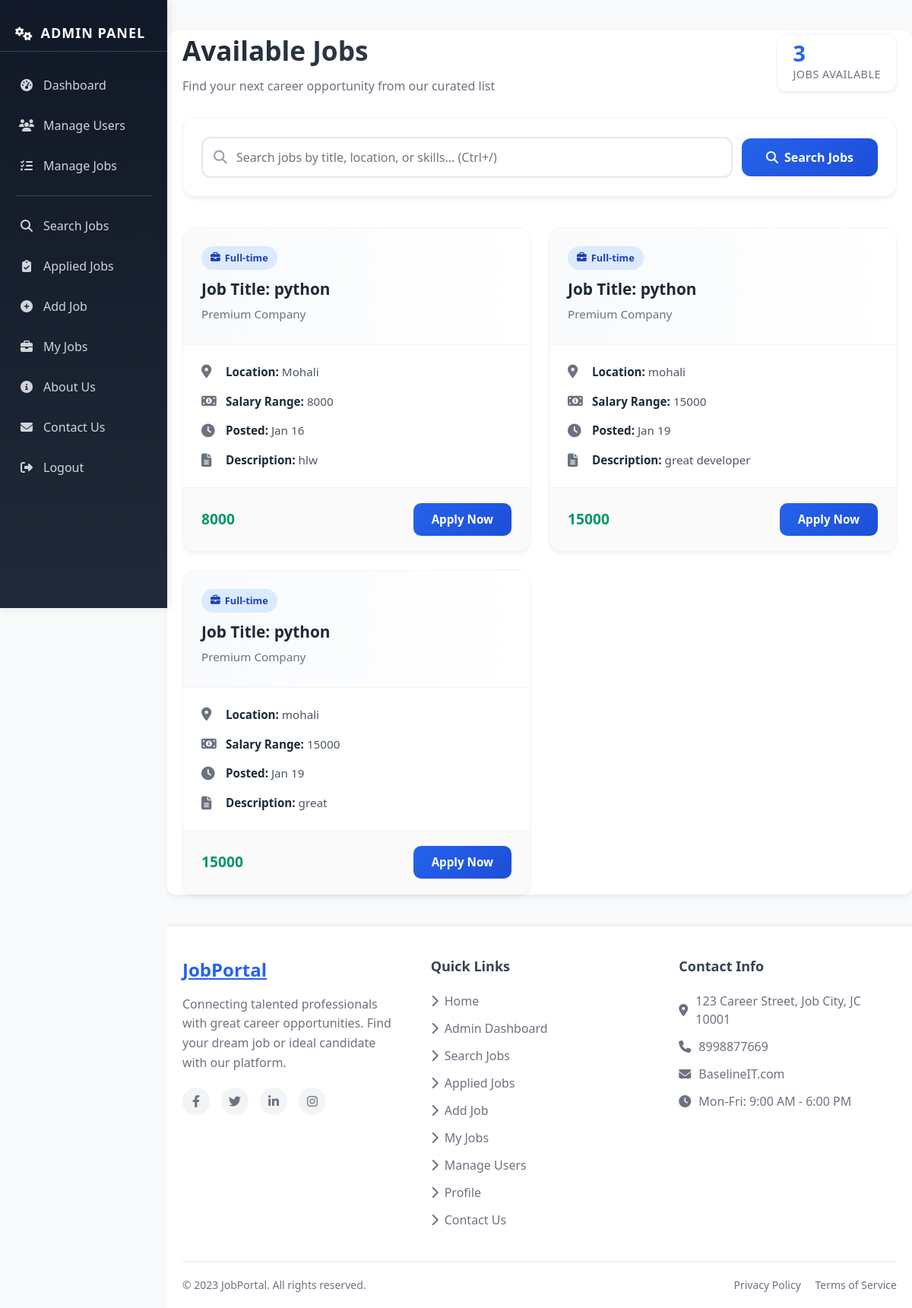
Page /jobs/list/ (signed in) on the committed database.
### jobs/models.py (models this page shows)
class Job(models.Model):
    employer = models.ForeignKey(User, on_delete=models.CASCADE)
    title = models.CharField(max_length=100)
    description = models.TextField()
    company = models.CharField(max_length=100)
    location = models.CharField(max_length=100)
    salary = models.CharField(max_length=50)
    job_type = models.CharField(max_length=50)
    created_at = models.DateTimeField(auto_now_add=True)
    is_active = models.BooleanField(default=True)

### accounts/decorators.py (the view, shortened to what this page needs)
        def wrapper(request, *args, **kwargs):
            auth_header = request.headers.get('Authorization')
            if request.user.is_authenticated:
                if request.user.is_superuser or request.user.is_staff:
                    return view_func(request, *args, **kwargs)
                if allowed_roles and request.user.role not in allowed_roles:
                    return HttpResponseForbidden("You are not authorized")
                return view_func(request, *args, **kwargs)
            if request.headers.get('Accept') == 'application/json':
                return JsonResponse({'error': 'Authentication required'}, status=401)
            return redirect('/accounts/login/')

### applications/context_processors.py (called while the page is built)
def navbar_context(request):
    if request.user.is_authenticated and request.user.role == 'employer':
        notif_count = Notification.objects.filter(user=request.user, is_read=False).count()
    else:
        notif_count = 0
    return {'notif_count': notif_count}

### jobs/views.py (called while the page is built)
@hybrid_auth_required(['jobseeker'])
def job_list(request):
    jobs = Job.objects.all()
    q = request.GET.get('q')
    if q:
        jobs = jobs.filter(title__icontains=q)
    applied_job_ids = list(
        Application.objects.filter(
            job_seeker=request.user
        ).values_list('job_id', flat=True)
    )
    is_api = request.headers.get('Accept') == 'application/json'
    if is_api:
        return JsonResponse({
            'jobs': list(jobs.values()),
            'applied_job_ids': applied_job_ids
        })
    return render(request, 'jobs/job_list.html', {
        'jobs': jobs,
        'applied_job_ids': applied_job_ids
    })

### templates/jobs/job_list.html (shortened to what this page needs)
{% extends "base.html" %}
{% block content %}
<div class="dashboard-container">
    <div class="dashboard-header">
        <div class="header-content">
            <h2>Available Jobs</h2>
            <p>Find your next career opportunity from our curated list</p>
        </div>
        <div class="job-count">
            <span>{{ jobs|length }}</span>
            <label>Jobs Available</label>
        </div>
    </div>
    <div class="search-section">
        <div class="search-card">
            <form method="get" class="search-form">
                <div class="search-wrapper">
                    <i class="fas fa-search search-icon"></i>
                    <input type="text"
                           name="q"
                           class="search-input"
                           placeholder="Search jobs by title, location, or skills..."
                           value="{{ request.GET.q }}"
                           aria-label="Search jobs">
                </div>
                <button type="submit" class="search-btn">
                    <i class="fas fa-search"></i>
                    Search Jobs
                </button>
            </form>
        </div>
    </div>
    {% if jobs %}
    <div class="jobs-grid">
        {% for job in jobs %}
        <div class="job-card">
            <div class="job-header">
                <span class="job-badge">
                    <i class="fas fa-briefcase"></i>
                    {{ job.type|default:"Full-time" }}
                </span>
                <h3 class="job-title">Job Title: {{ job.title }}</h3>
                <p class="job-company">{{ job.company|default:"Premium Company" }}</p>
            </div>
            <div class="job-body">
                <div class="job-details">
                    <div class="detail-item">
                        <i class="fas fa-map-marker-alt detail-icon"></i>
                        <span class="detail-text"><strong>Location:</strong> {{ job.location }}</span>
                    </div>
                    <div class="detail-item">
                        <i class="fas fa-money-bill-alt detail-icon"></i>
                        <span class="detail-text"><strong>Salary Range:</strong> {{ job.salary }}</span>
                    </div>
                    <div class="detail-item">
                        <i class="fas fa-clock detail-icon"></i>
                        <span class="detail-text"><strong>Posted:</strong> {{ job.created_at|date:"M d" }}</span>
                    </div>
                    <div class="detail-item">
                        <i class="fas fa-file-alt detail-icon"></i>
                        <span class="detail-text"><strong>Description:</strong> {{ job.description|truncatechars:150 }}</span>
                    </div>
                </div>
            </div>
            <div class="job-footer">
                <div class="job-salary">{{ job.salary }}</div>
                {% if job.id in applied_job_ids %}
                    <button class="apply-btn applied" disabled>
                        ✔ Applied
                    </button>
                {% else %}
                    <a href="{% url 'apply_job' job.id %}" class="apply-btn">
                        Apply Now
                    </a>
                {% endif %}
        </div>
        </div>
        {% endfor %}
    </div>
    {% endif %}
</div>
{% endblock %}

### templates/base.html (shortened to what this page needs)
<!DOCTYPE html>
<html lang="en">
<head>
    <link rel="stylesheet" href="https://cdnjs.cloudflare.com/ajax/libs/font-awesome/6.4.0/css/all.min.css">
</head>
<body class="{% if user.is_authenticated and user.is_superuser %}admin-logged-in{% endif %}">
    {% if user.is_authenticated and user.is_superuser %}
    <div class="admin-sidebar" id="adminSidebar">
        <h3><i class="fas fa-cogs"></i> ADMIN PANEL</h3>
        <a href="/" class="side-link">
            <i class="fas fa-tachometer-alt"></i> Dashboard
        </a>
        <a href="/admin/accounts/user/" class="side-link">
            <i class="fas fa-users"></i> Manage Users
        </a>
        <a href="/admin/jobs/" class="side-link">
            <i class="fas fa-tasks"></i> Manage Jobs
        </a>
        <hr style="border-color:#374151">
        <a href="/jobs/list/" class="side-link">
            <i class="fas fa-search"></i> Search Jobs
        </a>
        <a href="/applications/status/" class="side-link">
            <i class="fas fa-clipboard-check"></i> Applied Jobs
        </a>
        <a href="/jobs/post/" class="side-link">
            <i class="fas fa-plus-circle"></i> Add Job
        </a>
        <a href="/jobs/my_jobs/" class="side-link">
            <i class="fas fa-briefcase"></i> My Jobs
        </a>
        <a href="/applications/aboutus/" class="side-link">
            <i class="fas fa-info-circle"></i> About Us
        </a>
        <a href="/applications/contactus/" class="side-link">
            <i class="fas fa-envelope"></i> Contact Us
        </a>
        <a href="/accounts/logout/" class="side-link">
            <i class="fas fa-sign-out-alt"></i> Logout
        </a>
    </div>
    {% endif %}
    <div class="container mt-4">
        {% block content %}{% endblock %}
    </div>
    <footer class="footer">
        <div class="footer-container">
            <div class="footer-content">
                <div class="footer-section">
                    <a href="/" class="footer-logo">JobPortal</a>
                    <p class="footer-about">
                        Connecting talented professionals with great career opportunities.
                        Find your dream job or ideal candidate with our platform.
                    </p>
                    <div class="social-icons">
                        <a href="#" class="social-icon">
                            <i class="fab fa-facebook-f"></i>
                        </a>
                        <a href="#" class="social-icon">
                            <i class="fab fa-twitter"></i>
                        </a>
                        <a href="#" class="social-icon">
                            <i class="fab fa-linkedin-in"></i>
                        </a>
                        <a href="#" class="social-icon">
                            <i class="fab fa-instagram"></i>
                        </a>
                    </div>
                </div>
                <div class="footer-section">
                    <h3 class="footer-heading">Quick Links</h3>
                    <ul class="footer-links">
                        <li><a href="/"><i class="fas fa-chevron-right"></i> Home</a></li>
                        {% if user.is_authenticated %}
                            {% if user.is_superuser %}
                            <li><a href="/admin/dashboard/"><i class="fas fa-chevron-right"></i> Admin Dashboard</a></li>
                            <li><a href="/jobs/list/"><i class="fas fa-chevron-right"></i> Search Jobs</a></li>
                            <li><a href="/applications/status/"><i class="fas fa-chevron-right"></i> Applied Jobs</a></li>
                            <li><a href="/jobs/post/"><i class="fas fa-chevron-right"></i> Add Job</a></li>
                            <li><a href="/jobs/my_jobs/"><i class="fas fa-chevron-right"></i> My Jobs</a></li>
                            <li><a href="/admin/accounts/user/"><i class="fas fa-chevron-right"></i> Manage Users</a></li>
                            {% endif %}
                            <li><a href="/accounts/profile/"><i class="fas fa-chevron-right"></i> Profile</a></li>
                            <li><a href="/applications/contactus/"><i class="fas fa-chevron-right"></i> Contact Us</a></li>
                        {% endif %}
                    </ul>
                </div>
                <div class="footer-section">
                    <h3 class="footer-heading">Contact Info</h3>
                    <div class="footer-contact">
                        <p><i class="fas fa-map-marker-alt"></i> 123 Career Street, Job City, JC 10001</p>
                        <p><i class="fas fa-phone"></i> 8998877669</p>
                        <p><i class="fas fa-envelope"></i> BaselineIT.com</p>
                        <p><i class="fas fa-clock"></i> Mon-Fri: 9:00 AM - 6:00 PM</p>
                    </div>
                </div>
            </div>
            <div class="footer-bottom">
                <p>&copy; 2023 JobPortal. All rights reserved.</p>
                <div>
                    <a href="#" style="color: #6b7280; margin-right: 15px; text-decoration: none;">Privacy Policy</a>
                    <a href="#" style="color: #6b7280; text-decoration: none;">Terms of Service</a>
                </div>
            </div>
        </div>
    </footer>
</body>
</html>

### templates/base.html (style rules this page uses)
* { margin: 0; padding: 0; box-sizing: border-box; font-family: 'Segoe UI', Tahoma, Geneva, Verdana, sans-serif; }
body { background-color: #f8f9fa; color: #333; min-height: 100vh; line-height: 1.5; }
.admin-sidebar { width: 240px; background: linear-gradient(180deg, #111827 0%, #1f2937 100%); color: white; position: fixed; top: 0; left: 0; height: 100vh; padding: 20px 0; z-index: 998; overflow-y: auto; transition: all 0.3s cubic-bezier(0.4, 0, 0.2, 1); box-shadow: 2px 0 10px rgba(0, 0, 0, 0.1); }
.admin-sidebar h3 { margin-bottom: 20px; font-size: 18px; border-bottom: 1px solid #374151; padding: 10px 20px; padding-bottom: 10px; display: flex; align-items: center; gap: 10px; text-transform: uppercase; letter-spacing: 1px; }
.side-link { display: flex; align-items: center; color: #d1d5db; padding: 12px 20px; margin: 0 5px 5px 5px; border-radius: 8px; text-decoration: none; transition: all 0.2s; font-weight: 500; }
.side-link i { margin-right: 12px; width: 20px; text-align: center; font-size: 16px; }
.container.mt-4 { padding: 0px; background-color: white; border-radius: 12px; box-shadow: 0 4px 6px rgba(0, 0, 0, 0.05); margin: 20px; min-height: calc(100vh - 110px); transition: all 0.3s ease; width: calc(100% - 240px); margin-left: 240px; margin-top: 0; }
.footer { background-color: white; border-top: 1px solid #e5e7eb; margin-top: auto; padding: 40px 0 20px; width: 100%; }
body.admin-logged-in .footer { margin-left:240px; width: calc(100% - 240px); }
.footer-container { max-width: 100%; margin: 0 auto; padding: 0 20px; }
.footer-content { display: flex; flex-wrap: wrap; justify-content: space-between; gap: 40px; margin-bottom: 30px; }
.footer-section { flex: 1; min-width: 250px; }
.footer-logo { font-weight: 700; font-size: 24px; color: #2563eb; margin-bottom: 15px; display: block; }
.footer-about { color: #6b7280; line-height: 1.6; margin-bottom: 20px; }
.footer-heading { font-weight: 600; font-size: 18px; color: #374151; margin-bottom: 20px; }
.footer-links { list-style: none; }
.footer-links li { margin-bottom: 12px; }
.footer-links a { color: #6b7280; text-decoration: none; display: flex; align-items: center; gap: 8px; transition: color 0.2s ease; }
.footer-contact p { color: #6b7280; margin-bottom: 12px; display: flex; align-items: center; gap: 10px; }
.footer-bottom { border-top: 1px solid #e5e7eb; padding-top: 20px; display: flex; flex-wrap: wrap; justify-content: space-between; align-items: center; color: #6b7280; font-size: 14px; }
.social-icons { display: flex; gap: 15px; }
.social-icon { width: 36px; height: 36px; border-radius: 50%; background-color: #f3f4f6; display: flex; align-items: center; justify-content: center; color: #6b7280; text-decoration: none; transition: all 0.3s ease; }
@media (max-width: 1200px) { .admin-sidebar { width: 220px; } }
@media (max-width: 1200px) { .container.mt-4 { width: calc(100% - 220px); margin-left: 220px; } }
@media (max-width: 1200px) { body.admin-logged-in .footer { margin-left: 220px; width: calc(100% - 220px); } }
.admin-sidebar hr { border: none; height: 1px; background-color: #374151; margin: 15px 20px; }
body { caret-color: transparent; }

### rows in the picture
Job: type "Full-time", title "python", company "Premium Company", location "Mohali", salary "8000", created_at "Jan 16", description "hlw", shows "Apply Now"
Job: type "Full-time", title "python", company "Premium Company", location "mohali", salary "15000", created_at "Jan 19", description "great developer", shows "Apply Now"
Job: type "Full-time", title "python", company "Premium Company", location "mohali", salary "15000", created_at "Jan 19", description "great", shows "Apply Now"

### other values in the picture
{{ jobs|length }} "3"
